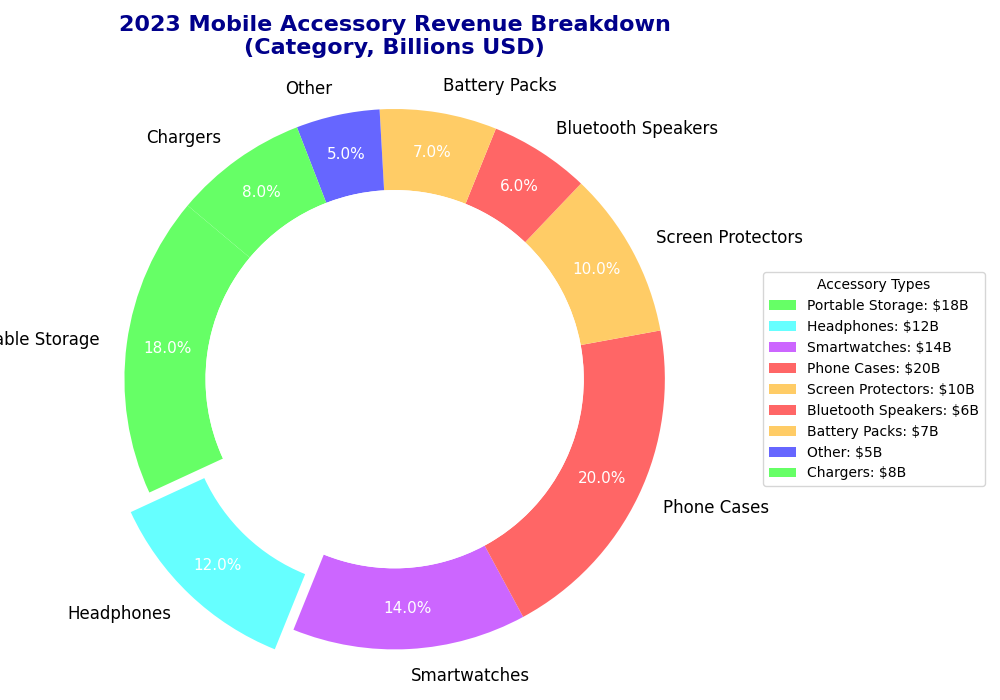

Generate this figure with Python:
import matplotlib.pyplot as plt
import numpy as np

accessories = [
    'Portable Storage', 
    'Headphones', 
    'Smartwatches', 
    'Phone Cases', 
    'Screen Protectors', 
    'Bluetooth Speakers',
    'Battery Packs', 
    'Other', 
    'Chargers'
]
revenues = [18, 12, 14, 20, 10, 6, 7, 5, 8]

new_colors = [
    '#66ff66', 
    '#66ffff', 
    '#cc66ff', 
    '#ff6666', 
    '#ffcc66', 
    '#ff6666',
    '#ffcc66', 
    '#6666ff', 
    '#66ff66'
]

explode = (0, 0.1, 0, 0, 0, 0, 0, 0, 0)

fig, ax = plt.subplots(figsize=(10, 7))
wedges, texts, autotexts = ax.pie(
    revenues, 
    labels=accessories, 
    colors=new_colors, 
    autopct='%1.1f%%', 
    startangle=140,
    explode=explode,
    pctdistance=0.85,
    wedgeprops=dict(width=0.3)
)

for text in texts:
    text.set_fontsize(12)
    text.set_color('black')
for autotext in autotexts:
    autotext.set_fontsize(11)
    autotext.set_color('white')

plt.title(
    "2023 Mobile Accessory Revenue Breakdown\n(Category, Billions USD)",
    fontsize=16,
    fontweight='bold',
    color='darkblue',
    pad=20
)

centre_circle = plt.Circle((0, 0), 0.70, fc='white')
fig.gca().add_artist(centre_circle)

plt.axis('equal')

ax.legend(
    wedges, 
    [f'{accessory}: ${revenue}B' for accessory, revenue in zip(accessories, revenues)], 
    title="Accessory Types", 
    loc="center left", 
    bbox_to_anchor=(1, 0, 0.5, 1), 
    fontsize=10
)

plt.tight_layout()

plt.show()
